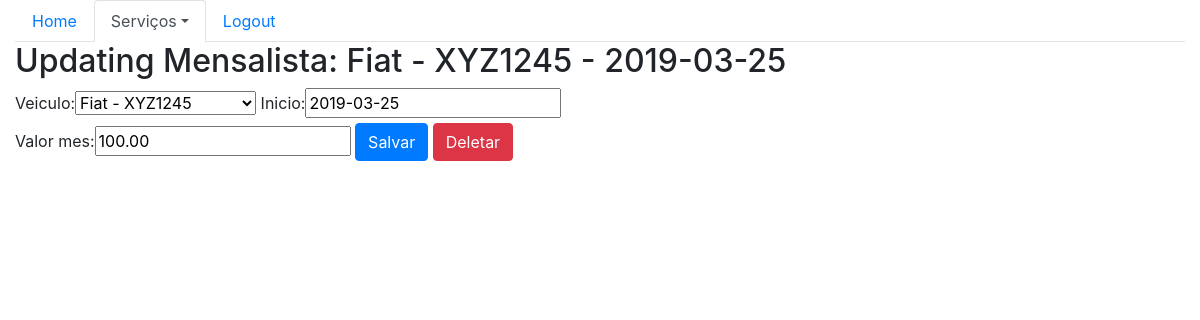
The app's page /sistema/mensalista_update/2/ (signed in) with its own data.
### core/models.py (models this page shows, shortened)
class Mensalista(models.Model):
    veiculo = models.ForeignKey(Veiculo, on_delete=models.CASCADE)
    inicio = models.DateField()
    valor_mes = models.DecimalField(max_digits=6, decimal_places=2)
    def __str__(self):
        return str(self.veiculo) + ' - ' + str(self.inicio)

class Veiculo(models.Model):
    marca = models.ForeignKey(Marca, on_delete=models.CASCADE)
    placa = models.CharField(max_length=7)
    proprietario = models.ForeignKey(Pessoa, on_delete=models.CASCADE)
    cor = models.CharField(max_length=15)
    observacoes = models.TextField()
    def __str__(self):
        return self.marca.nome + ' - ' + self.placa

class Marca(models.Model):
    nome = models.CharField(max_length=50)

### core/views.py (the view)
# urls.py: path('mensalista_update/<int:id>/', mensalista_update, name='core_mensalista_update'),
@login_required(login_url="home")
def mensalista_update(request, id):
    data = {}
    mensalista = Mensalista.objects.get(id=id)
    form = MensalistaForm(request.POST or None, instance=mensalista)
    data['mensalista'] = mensalista
    data['form'] = form
    if request.method == 'POST':
        if form.is_valid():
            form.save()
            return redirect('core_lista_mensalistas')
    else:
        return render(request, 'core/update_mensalistas.html', data)

### core/forms.py
class MensalistaForm(ModelForm):
    class Meta:
        model = Mensalista
        fields = '__all__'

### core/templates/core/update_mensalistas.html (shortened to what this page needs)
{% extends 'base.html' %}
{% load bootstrap %}
{% block menu %}
    <ul class="nav nav-tabs">
    <li class="nav-item">
        <a class="nav-link" href="{% url 'home' %}">Home</a>
    </li>
    <li class="nav-item dropdown">
        <a class="nav-link active dropdown-toggle" data-toggle="dropdown" href="#" role="button" aria-haspopup="true" aria-expanded="false">Serviços</a>
    </li>
    <li class="nav-item">
        <a class="nav-link" href="">Logout</a>
    </li>
    </ul>
{% endblock %}
{% block  main %}
    <div class="row">
        <div class="col-12">
            <h2>Updating Mensalista: {{ mensalista }}</h2>
        </div>
    </div>
    <div class="row">
        <div class="col-sm-6">
            <form action="{% url 'core_mensalista_update' mensalista.id %}" method="POST">
                {{ form|bootstrap }}
                <button type="submit" class="btn btn-primary">Salvar</button>
                <a href="{% url 'core_mensalista_delete' mensalista.id %}" class="btn btn-danger">Deletar</a>
            </form>
        </div>
    </div>
{% endblock %}

### records on screen
Mensalista: veiculo+inicio "Fiat - XYZ1245 - 2019-03-25", veiculo "Fiat - XYZ1245", inicio "2019-03-25", valor_mes "100.00"
